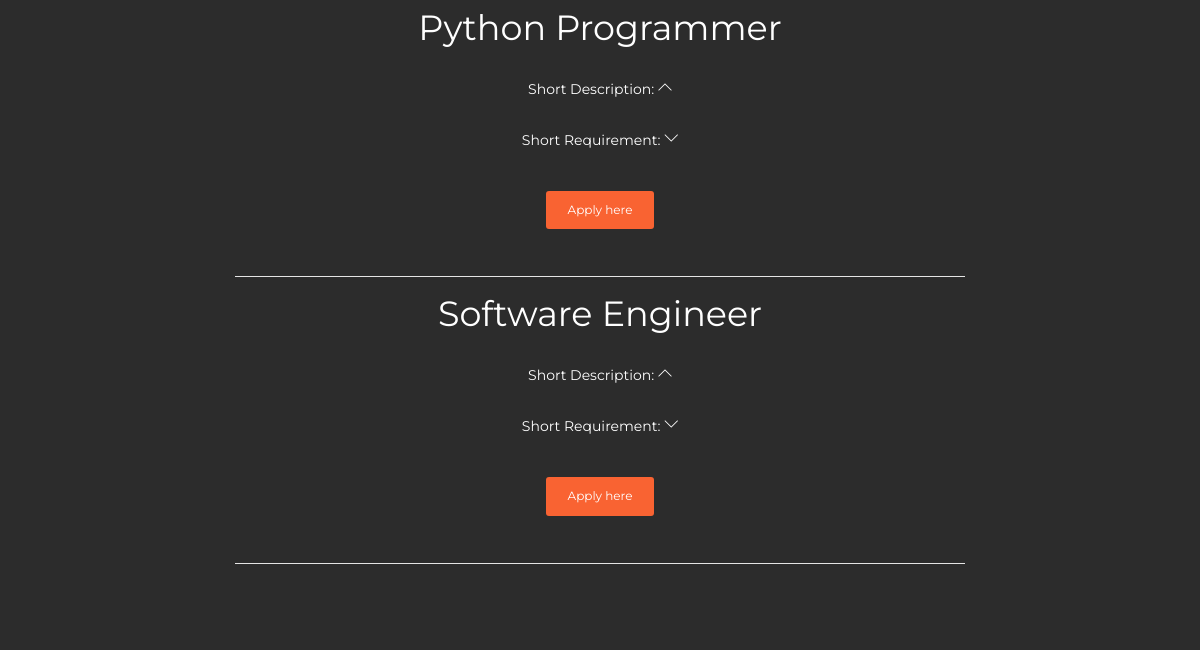
Page /jobpost/ (signed in, lower part) on the earlier database version.
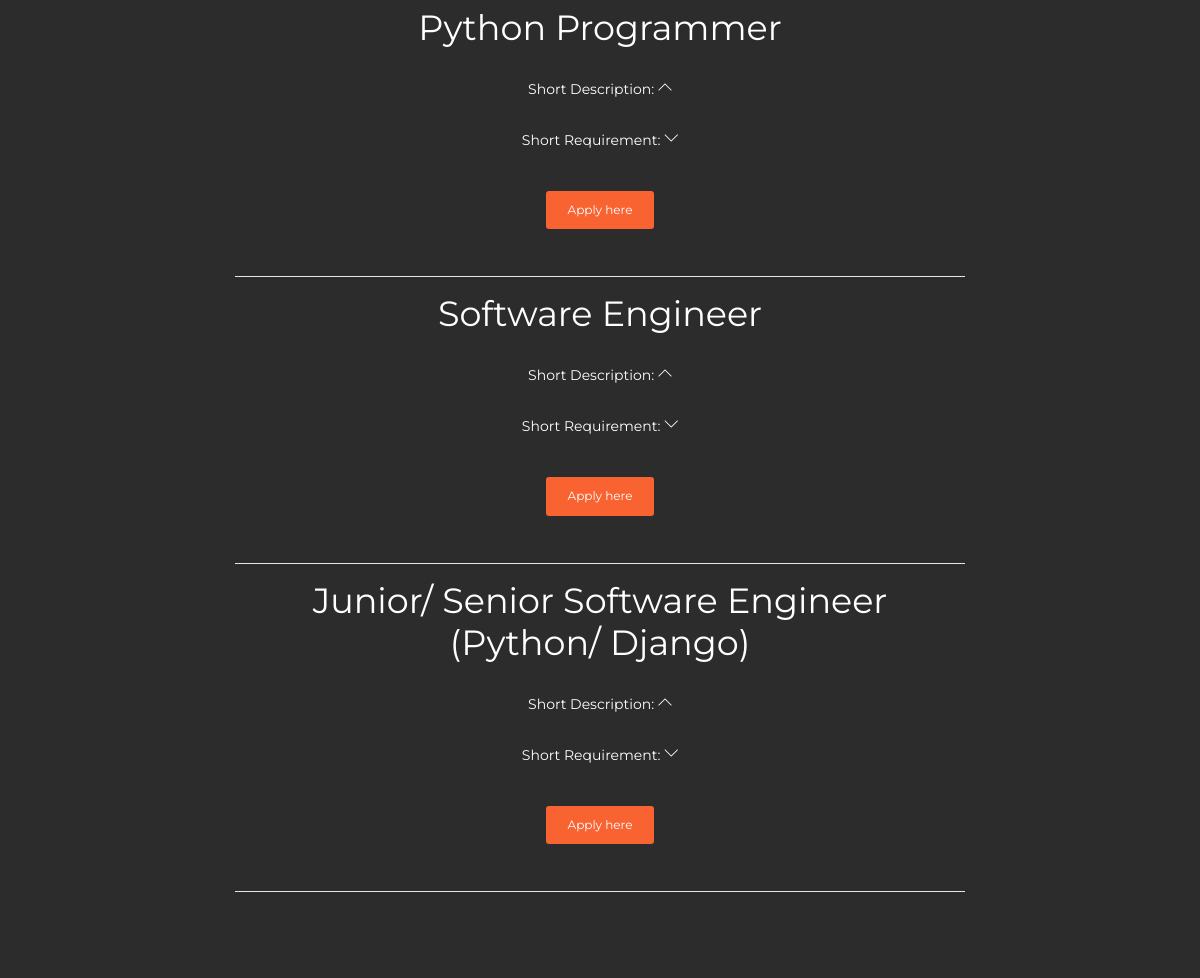
Same page on the later database version.
### job_post/models.py (models this page shows)
class JobPost(models.Model):
    jobTitle = models.CharField(max_length=150, null=True)
    shortDescription = models.CharField(max_length=1000, null=True)
    shortRequirement = models.CharField(max_length=1000, null=True)
    link = models.CharField(max_length=150, null=True)

### job_post/views.py (the view)
# urls.py: path('', views.index, name = 'index'),
@login_required
def index(request):
    user_info_model = apps.get_model('user', 'UserInfo')
    user_info = user_info_model.objects.get(user=request.user)
    skills = str(user_info.key_skills).replace(',', "")
    skills = skills.split()
    jp = [Q(shortRequirement__contains=option) for option in skills]  # make a query for getting all the questions for every skill
    query = jp.pop()  # get the first element
    for q in jp:
        query |= q
    jp = JobPost.objects.filter(query)
    context = {
        'jobpost': jp,
        'skills': skills
    }
    return render(request, 'jobpost.html', context)

### templates/jobpost.html (shortened to what this page needs)
{% extends 'navbar.html' %}
{% load static %}
{% block body %}
<body class="index-page sidebar-collapse">
  <div class="wrapper">
    <div class="main">
      <div class="section section-download" id="#download-section" data-background-color="black">
        <div class="container">
          <div class="row text-center mt-5">
            <div class="col-md-8 ml-auto mr-auto">
            <div>
                {% for job_obj in jobpost %}
             <h2>{{job_obj.jobTitle}}</h2>
              <div>
                <div id="accordion" role="tablist" aria-multiselectable="true" class="card-collapse">
              <div class="card card-plain">
                <div class="card-header" role="tab" id="h{{ job_obj.id }}">
                    <a data-toggle="collapse" data-parent="#accordion" href="#collapseOne" aria-expanded="true" data-target="#c{{ job_obj.id }}"
                                                       aria-controls="c{{ job_obj.id }}">
                      Short Description:
                  <i class="now-ui-icons arrows-1_minimal-down"></i>
                    </a>
                </div>
              </div>
              <div class="card card-plain">
                <div class="card-header" role="tab" id="headingTwo" id="k{{ job_obj.id }}">
                <a class="collapsed" data-toggle="collapse" data-parent="#accordion" href="#collapseTwo" aria-expanded="false" data-target="#p{{ job_obj.id }}"
                                                       aria-controls="p{{ job_obj.id }}">
                    Short Requirement:
                    <i class="now-ui-icons arrows-1_minimal-down"></i>
                    </a>
                </div>
              </div>
            <br>
            <a href="{{ job_obj.link }}" class="btn btn-primary">Apply here</a>
            </div>
          </div>
                    <br>
                    <hr style="background-color: white">
                {% endfor %}
        </div>
    </div>
          </div>
        </div>
      </div>
    </div>
  </div>
</body>
</html>
{% endblock %}

Differences in the rows shown:
added JobPost: jobTitle "Junior/ Senior Software Engineer (Python/ Django)"
